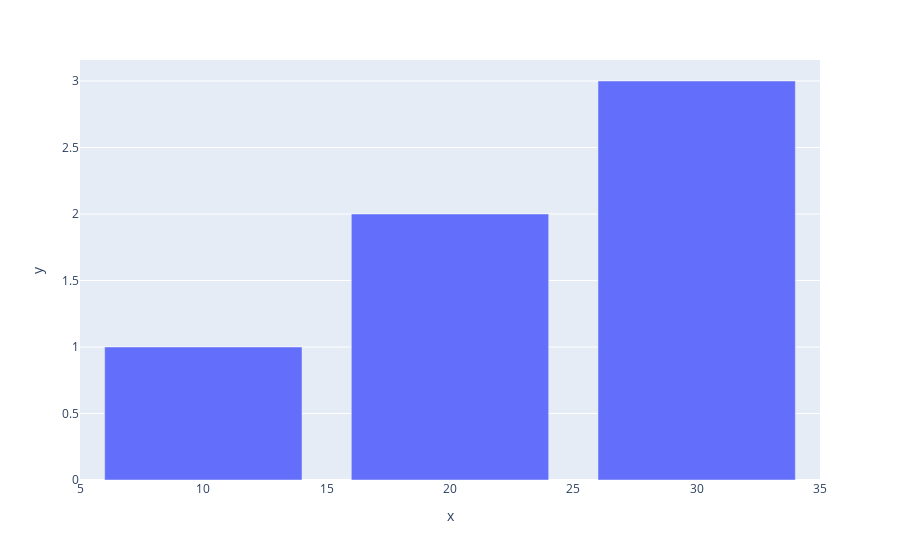

Notebook code cell kept with this figure:
### Markdown cell above
# Simple Electric System

### Code cell
import plotly.express as px

# Dati del circuito
resistenze = [10, 20, 30]
correnti = [1, 2, 3]

# Creare un grafico a barre con Plotly
fig = px.bar(x=resistenze, y=correnti)
fig

### Figure 1 — Plotly figure (JSON) as saved in the notebook; plotly's stock layout.template omitted (floating-point values rounded to 4 significant figures)
{"data": [{"alignmentgroup": "True", "hovertemplate": "x=%{x}<br>y=%{y}<extra></extra>", "legendgroup": "", "marker": {"color": "#636efa", "pattern": {"shape": ""}}, "name": "", "offsetgroup": "", "orientation": "v", "showlegend": false, "textposition": "auto", "type": "bar", "x": [10, 20, 30], "xaxis": "x", "y": [1, 2, 3], "yaxis": "y"}], "layout": {"autosize": true, "barmode": "relative", "legend": {"tracegroupgap": 0}, "margin": {"t": 60}, "xaxis": {"anchor": "y", "autorange": true, "domain": [0, 1], "range": [5, 35], "title": {"text": "x"}, "type": "linear"}, "yaxis": {"anchor": "x", "autorange": true, "domain": [0, 1], "range": [0, 3.158], "title": {"text": "y"}, "type": "linear"}}}
